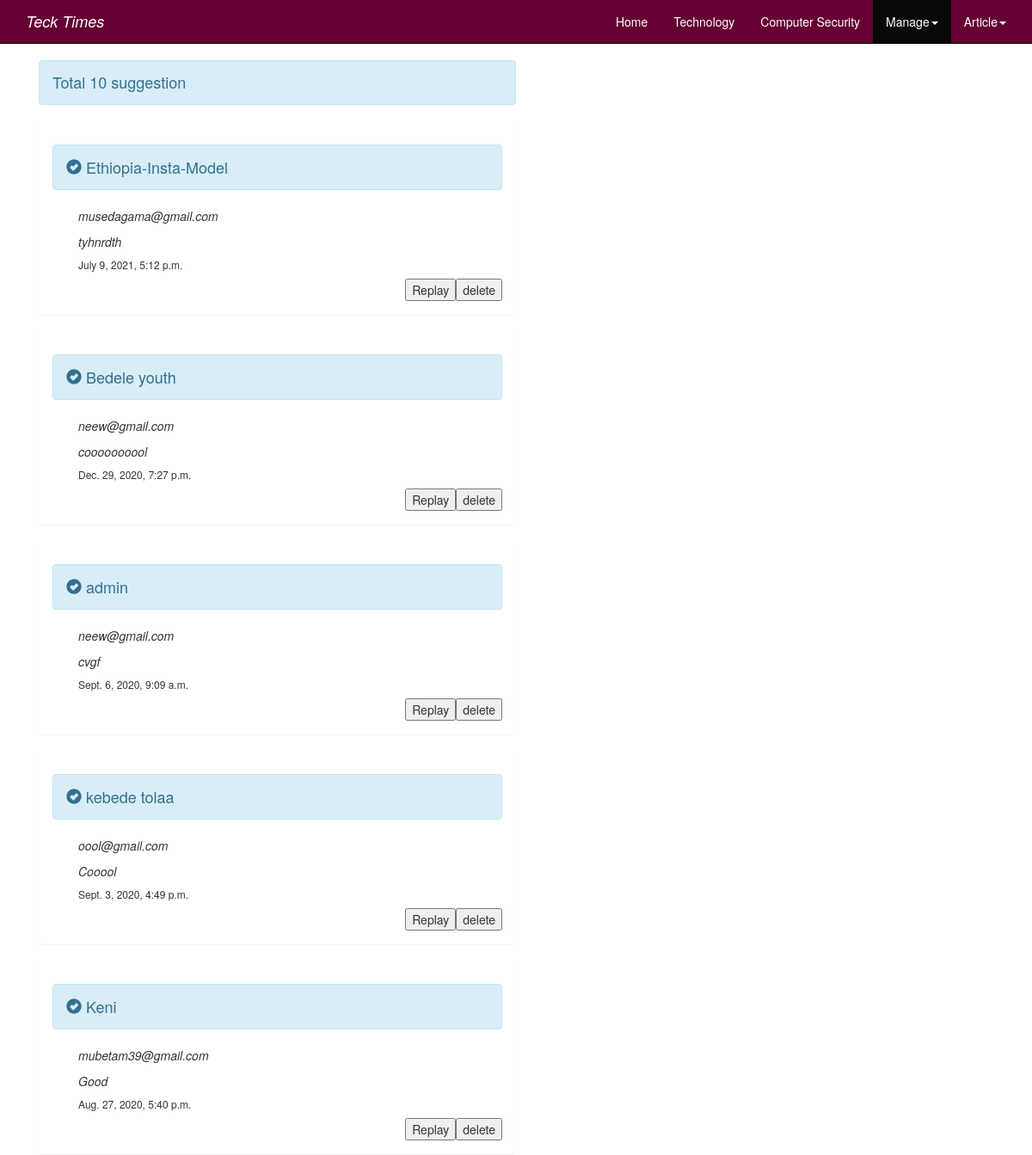
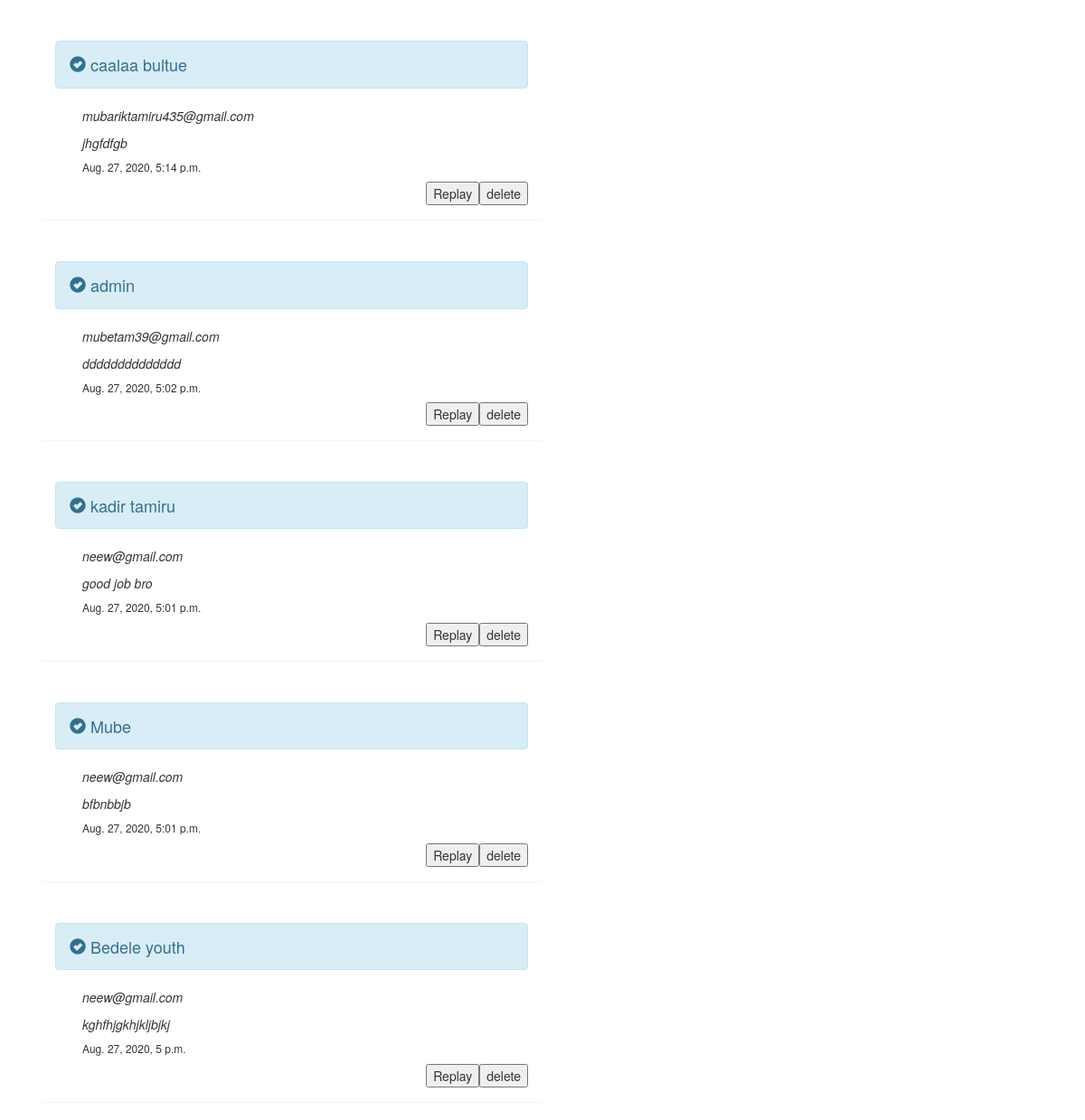
Page /suggestion/view (signed in) on the committed database (2 pictures, top to bottom).
### blogone/models.py (models this page shows)
class Suggestion(models.Model):
    name = models.TextField(max_length=200)
    email=models.EmailField()
    message = models.TextField(max_length=200)
    timestamp = models.DateTimeField(auto_now_add=True)

### blogone/views.py (the view)
# urls.py: path('suggestion/view', views.view_suggestion,name='view_suggestion'),
@login_required(login_url='login')
def view_suggestion(request):
    v_suggest=Suggestion.objects.all().order_by('-timestamp')
    total_suggest=v_suggest.count()
    context={'v_suggest': v_suggest,
             'total_suggest':total_suggest}
    return render(request, 'blogone/view_suggestion.html', context)

### blogone/templates/blogone/view_suggestion.html (shortened to what this page needs)
{% extends 'blogone/base.html' %}
{% load static %}
{% block content %}
 {% if user.is_authenticated %}
<div class="container">
    <div class="row">
        <div class="col-sm-6 " style="margin-top:60px;">
              <h4 class="alert alert-info">Total {{total_suggest}} suggestion</h4>
            {% for suggest in v_suggest %}
               <div class="panel panel-body">
                  <h4  class="alert alert-info"><span class="glyphicon glyphicon-ok-sign"></span> {{suggest.name}}</h4>
                   <p style="margin-left:30px;"><i>{{suggest.email}}</i></p>
                   <p style="margin-left:30px;"><i>{{suggest.message}}</i></p>
                   <h6 style="margin-left:30px;">{{suggest.timestamp}}</h6>
                    <form method="post" action="">
                       <button style="float:right" type="submit">delete</button>
                    <button style="float:right" type="submit">Replay</button>
                   </form>
               </div>
              {% endfor %}
        </div>
    </div>
</div>
{% endif %}
{% endblock content %}

### blogone/static/style.css (style rules this page uses)
.topmenu ul li.active a, { text-decoration:none; color:#fff; background-color: black; }

### rows in the picture
Suggestion: name "Ethiopia-Insta-Model", email "musedagama@gmail.com", message "tyhnrdth", timestamp "July 9, 2021, 5:12 p.m."
Suggestion: name "Bedele youth", email "neew@gmail.com", message "coooooooool", timestamp "Dec. 29, 2020, 7:27 p.m."
Suggestion: name "admin", email "neew@gmail.com", message "cvgf", timestamp "Sept. 6, 2020, 9:09 a.m."
Suggestion: name "kebede tolaa", email "oool@gmail.com", message "Cooool", timestamp "Sept. 3, 2020, 4:49 p.m."
Suggestion: name "Keni", email "mubetam39@gmail.com", message "Good", timestamp "Aug. 27, 2020, 5:40 p.m."
Suggestion: name "caalaa bultue", email "mubariktamiru435@gmail.com", message "jhgfdfgb", timestamp "Aug. 27, 2020, 5:14 p.m."
Suggestion: name "admin", email "mubetam39@gmail.com", message "dddddddddddddd", timestamp "Aug. 27, 2020, 5:02 p.m."
Suggestion: name "kadir tamiru", email "neew@gmail.com", message "good job bro", timestamp "Aug. 27, 2020, 5:01 p.m."
Suggestion: name "Mube", email "neew@gmail.com", message "bfbnbbjb", timestamp "Aug. 27, 2020, 5:01 p.m."
Suggestion: name "Bedele youth", email "neew@gmail.com", message "kghfhjgkhjkljbjkj", timestamp "Aug. 27, 2020, 5 p.m."

### other values in the picture
{{ total_suggest }} "10"
